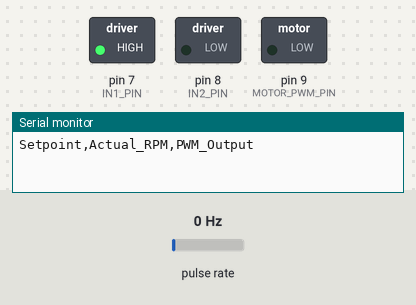
Recording of a sketch running on a simulated Arduino Uno, built with avr-gcc and run on an emulated ATmega328P. Shown: switched loads named in the sketch (green lamp = pin HIGH), the last lines printed to the serial monitor. Wiring (inferred from the names in the program): pulse sensor: data pin 2. Inputs (shaded band) come from the test bench; at power-on: pulse rate 0 Hz.

Above: at 0.1 s.
At 6.05 s:
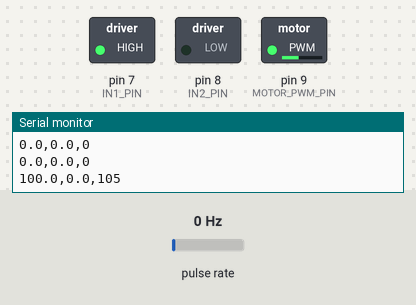
At 6.75 s:
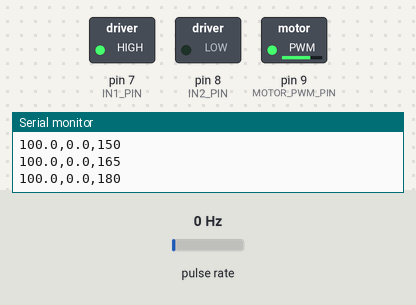
At 31.3 s:
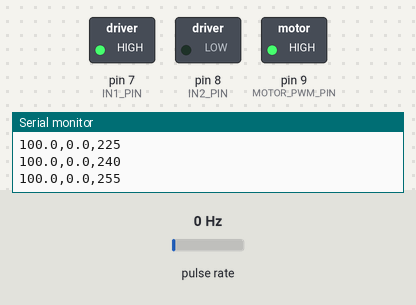
Timing chart, 0 to 32.8 s (numbered marks = the images above):
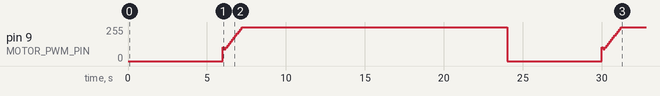

The sketch:

Day_37_PID_Speed_Control.ino
```cpp
/*
 * 100 Projects with Arduino - Day 37
 * Project: Closed-Loop PID Motor Speed Control (Feedback Controller)
 *
 * DESCRIPTION:
 * This project implements a closed-loop Proportional-Integral-Derivative (PID) controller
 * to regulate the speed (RPM) of a DC motor against variable mechanical loads.
 * To satisfy professional mechatronic controls engineering standards:
 * 1. Discrete PID Controller: Computes proportional, integral, and derivative terms at a fixed
 * sample rate (10 Hz).
 * 2. Integral Anti-Windup: Clamps the accumulator of the integral term to prevent runaway overshoot
 *    when the actuator saturates (reaches 0 or 255 PWM).
 * 3. Serial Plotter Integration: Outputs telemetry in a comma-separated format
 * ("Setpoint,Actual_RPM,PWM_Output") which can be plotted in real-time using the Arduino IDE Serial
 * Plotter.
 * 4. Automated Setpoint Cycling: Varies the target RPM setpoint every 6 seconds to demonstrate
 *    controller transient response, settling time, and steady-state error correction.
 *
 * PID CONTROL MATHEMATICS & THEORY:
 * - Closed-Loop Control: Unlike open-loop systems, closed-loop control continuously measures the
 * system output (RPM) and adjusts the control output (PWM) to minimize the error: Error e(t) =
 * Setpoint - Measurement
 * - Control Output Equation:
 *     u(t) = Kp * e(t) + Ki * ∫ e(t) dt + Kd * (de(t) / dt)
 *   - Proportional Gain (Kp): Generates a control signal proportional to the current error. If
 * error is large, it pushes hard. High Kp speeds up response but causes oscillation.
 *   - Integral Gain (Ki): Sums past error over time (integration). This eliminates steady-state
 * errors (e.g., if a motor slows down due to friction, the integral sum accumulates, increasing PWM
 * until the target is met).
 *   - Derivative Gain (Kd): Measures the rate of change of error (slope). It acts as a dampener,
 * predicting approaching setpoints and braking the controller to reduce overshoot.
 * - Anti-Windup: If the motor is stalled or blocked, the error remains high, causing the integral
 * term to grow infinitely (windup). When the blockage is removed, this massive sum causes the motor
 * to overshoot wildly. We resolve this by clamping the integral sum.
 *
 * WIRING:
 * - Encoder Sensor -> Arduino Uno
 *   - VCC -> 5V
 *   - GND -> GND
 *   - OUT -> Pin 2 (Interrupt 0)
 * - L298N Motor Driver (or Transistor circuit) -> Arduino Uno
 *   - ENA (Speed PWM) -> Pin 9 (PWM)
 *   - IN1 (Direction) -> Pin 7 (Set HIGH in setup)
 *   - IN2 (Direction) -> Pin 8 (Set LOW in setup)
 *   - GND             -> GND (Shared ground!)
 *   - External Motor Battery -> Driver Power Terminal
 */

// --- PIN DEFINITIONS ---
const int ENCODER_PIN = 2;    // Encoder OUT (Interrupt 0)
const int MOTOR_PWM_PIN = 9;  // PWM Speed pin on L298N (ENA)
const int IN1_PIN = 7;        // L298N Direction pin 1
const int IN2_PIN = 8;        // L298N Direction pin 2

// --- ENCODER CONFIGURATION ---
const int ENCODER_PPR = 20;  // Pulses Per Revolution of the encoder wheel

// --- PID TUNING PARAMETERS (Kp, Ki, Kd) ---
// Note: These values are tuned for a standard hobby yellow gearmotor running at 6-9V.
// If your motor behaves erratically or fluctuates, adjust these coefficients!
double Kp = 0.60;
double Ki = 1.50;
double Kd = 0.03;

// --- CONTROL LOOP VARIABLES ---
double targetSetpointRPM = 0.0;   // Desired motor speed in RPM
double currentMeasuredRPM = 0.0;  // Speed measured from encoder in RPM
double lastError = 0.0;
double integralAccumulator = 0.0;
const double integralMaxLimit = 150.0;  // Anti-windup threshold limit

// --- TIMING CONFIGURATION ---
unsigned long lastPIDTime = 0;
const unsigned long pidSampleTimeMs = 100;  // Run PID controller at 10 Hz (every 100ms)

// Setpoint cycling configuration
unsigned long lastSetpointCycleTime = 0;
const unsigned long setpointCycleIntervalMs = 6000;  // Change target speed every 6 seconds
int setpointIndex = 0;
const double setpointSteps[] = {0.0, 100.0, 220.0, 140.0};  // Target RPM steps to cycle
const int numSetpointSteps = sizeof(setpointSteps) / sizeof(setpointSteps[0]);

// --- VOLATILE ENCODER COUNTER ---
volatile long encoderPulseCount = 0;

void setup() {
  Serial.begin(9600);

  // Setup motor control pins
  pinMode(MOTOR_PWM_PIN, OUTPUT);
  pinMode(IN1_PIN, OUTPUT);
  pinMode(IN2_PIN, OUTPUT);

  // Set motor direction forward
  digitalWrite(IN1_PIN, HIGH);
  digitalWrite(IN2_PIN, LOW);

  // Initialize encoder pin as pull-up input
  pinMode(ENCODER_PIN, INPUT_PULLUP);
  attachInterrupt(digitalPinToInterrupt(ENCODER_PIN), countPulseISR, RISING);

  // Set initial target speed
  targetSetpointRPM = setpointSteps[setpointIndex];

  // Print header names for Serial Plotter labels
  Serial.println("Setpoint,Actual_RPM,PWM_Output");

  lastPIDTime = millis();
  lastSetpointCycleTime = millis();
}

void loop() {
  unsigned long currentTimeMs = millis();

  // --- 1. SETPOINT SCHEDULER CYCLE (Every 6 seconds) ---
  if (currentTimeMs - lastSetpointCycleTime >= setpointCycleIntervalMs) {
    lastSetpointCycleTime = currentTimeMs;

    // Cycle to the next target RPM in our test array
    setpointIndex = (setpointIndex + 1) % numSetpointSteps;
    targetSetpointRPM = setpointSteps[setpointIndex];

    // If target is 0, clear accumulator to prevent motor spinning during stop
    if (targetSetpointRPM == 0.0) {
      integralAccumulator = 0.0;
    }
  }

  // --- 2. REGULATED PID CONTROL LOOP (Runs at exactly 10 Hz) ---
  if (currentTimeMs - lastPIDTime >= pidSampleTimeMs) {
    double dt =
        (double)(currentTimeMs - lastPIDTime) / 1000.0;  // Time step in seconds (normally ~0.10s)
    lastPIDTime = currentTimeMs;

    // Retrieve and reset pulse counts atomically
    noInterrupts();
    long pulsesCaptured = encoderPulseCount;
    encoderPulseCount = 0;
    interrupts();

    // Calculate actual RPM: RPM = (Pulses * 60,000) / (PPR * dt_ms)
    // dt is sample interval in seconds. dt * 1000 converts to milliseconds.
    currentMeasuredRPM = (double)(pulsesCaptured * 60.0) / (ENCODER_PPR * dt);

    // Calculate Error
    double error = targetSetpointRPM - currentMeasuredRPM;

    // Proportional Term
    double pTerm = Kp * error;

    // Integral Term with Anti-Windup Clamping
    integralAccumulator += error * dt;
    integralAccumulator = constrain(integralAccumulator, -integralMaxLimit, integralMaxLimit);
    double iTerm = Ki * integralAccumulator;

    // Derivative Term (Rate of change of error)
    double dTerm = Kd * ((error - lastError) / dt);
    lastError = error;

    // Combined Control Output
    double controlValue = pTerm + iTerm + dTerm;

    // Clamp output to valid PWM duty cycle limits
    int pwmOutput = constrain((int)controlValue, 0, 255);

    // Write PWM to driver. If target setpoint is 0, force motor stop.
    if (targetSetpointRPM == 0.0) {
      analogWrite(MOTOR_PWM_PIN, 0);
      pwmOutput = 0;
    } else {
      analogWrite(MOTOR_PWM_PIN, pwmOutput);
    }

    // Output telemetry formatted for Arduino Serial Plotter: "Setpoint,Actual_RPM,PWM_Output"
    Serial.print(targetSetpointRPM, 1);
    Serial.print(",");
    Serial.print(currentMeasuredRPM, 1);
    Serial.print(",");
    Serial.println(pwmOutput);
  }
}

/**
 * INTERRUPT SERVICE ROUTINE (ISR)
 * Increments pulse count instantly on encoder rising pulse edge.
 */
void countPulseISR() {
  encoderPulseCount++;
}
```

Measured:
- by itself, pin 9 (MOTOR_PWM_PIN): 0/255 → 105/255 at 6.0 s, → 90/255 0.10 s later, → 105/255 0.10 s later, → 120/255 0.10 s later, … (27 changes in this stretch)
